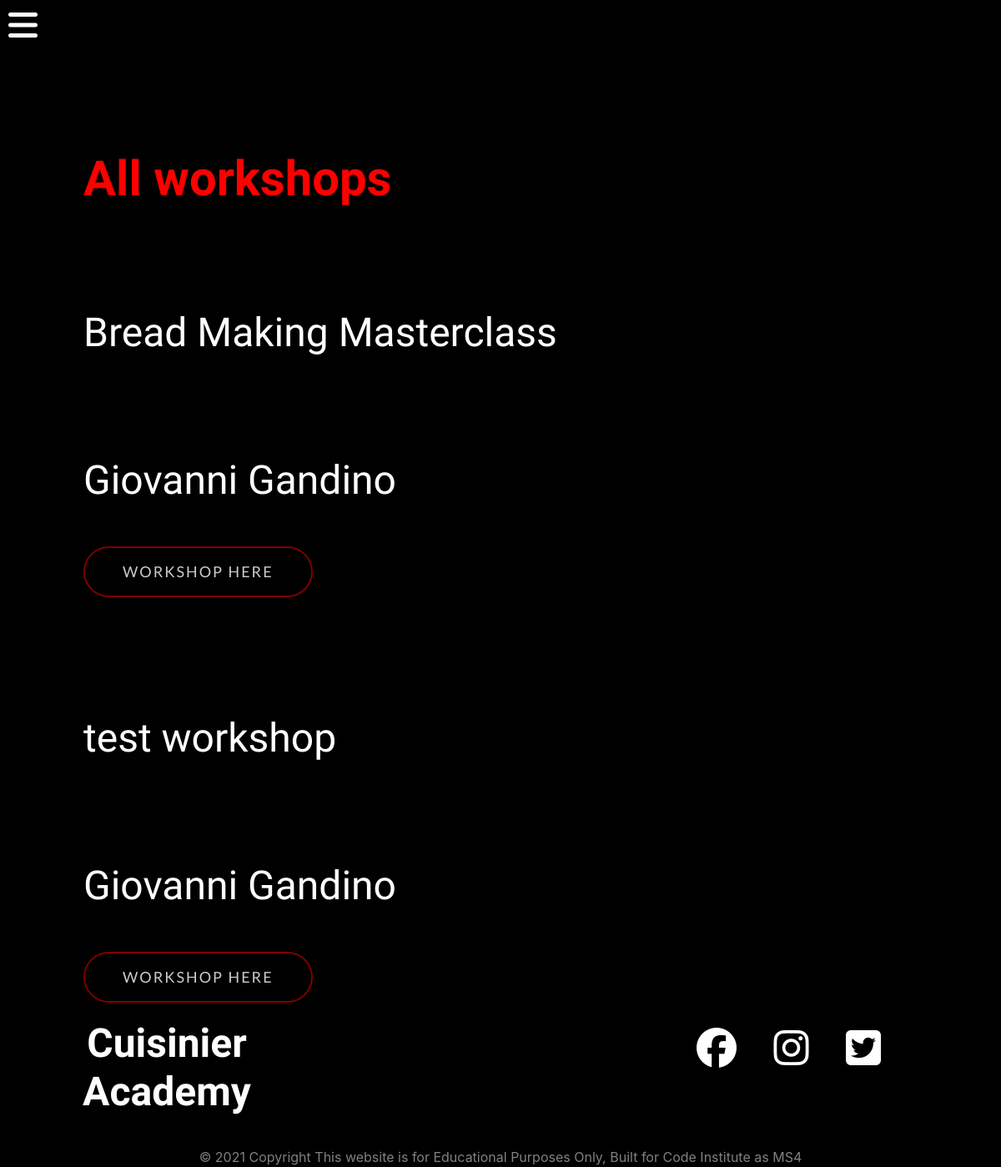
Page /workshops/ on the committed database.
### workshops/models.py (models this page shows, shortened)
class Workshop(models.Model):
    title = models.CharField(max_length=100)
    sub_title = models.CharField(max_length=200)
    description = models.TextField(blank=True)
    expert = models.ForeignKey(Expert,default=None, on_delete=models.DO_NOTHING)
    main_img = models.ImageField(null=True, blank=True) # upload file path
    image_1 = models.ImageField(null=True, blank=True)
    image_2 = models.ImageField(null=True, blank=True)
    image_3 = models.ImageField(null=True, blank=True)
    agenda_day_1 = models.TextField(null=True, blank=True)
    agenda_day_2 = models.TextField(null=True, blank=True)
    agenda_day_3 = models.TextField(null=True, blank=True)
    price = models.DecimalField(null=True, max_digits=6, decimal_places=2, blank=True)
    date = models.DateTimeField(default=datetime.now, blank=True)
    location = models.CharField(null=True, max_length=200)
    is_published = models.BooleanField(default=True)

### experts/models.py (models this page shows)
class Expert(models.Model):
    name = models.CharField(max_length=100)
    about = models.TextField(blank=True)
    profile_image = models.ImageField(null=True, blank=True)
    facbook_link = models.CharField(default='www.facebook.com', max_length=200)
    twitter_link = models.CharField(default='www.twitter.com', max_length=200)
    def __str__(self):
        return self.name

### workshops/views.py (the view)
# urls.py: path('workshops/', include('workshops.urls')),
def workshops(request):
    workshops = Workshop.objects.all()
    context = {
        'workshops': workshops,
    }
    return render(request, 'workshops/workshops.html', context)

### workshops/templates/workshops/workshops.html
{% extends "base.html" %}
{% load static %}
{% block content %}
    <h1 class="header-titile"> <span> All workshops</span></h1>
    {% if workshops %}
        {% for workshop in workshops %}
            <h2 class="header-titile">{{ workshop.title }}</h2>
            <h2 class="header-titile">{{ workshop.expert }}</h2>
            <a href="{% url 'workshop' workshop.id %}" class="btn btn-header">workshop here</a>
        {% endfor %}
        {% endif %}
{% endblock %}

### static/css/base.css (style rules this page uses)
body { background-color: black; }
.header-titile { margin: 120px 330px 20px 100px; color: white; font-size: 48px; font-family: 'flamenco', sans-serif; justify-content: left; }
.header-titile span { color: red; font-size: 58px; font-weight: bold; }
.btn-header { margin: 30px 20px 20px 100px ; color: rgba(255, 255, 255, 0.8) ; border: 2px solid; border-color: rgba(255, 0, 0, 0.5); border-radius: 300px; letter-spacing: 2px; text-transform: uppercase; font-size: 18px; font-family: 'Lato', sans-serif; padding: 15px 45px; }

### rows in the picture
Workshop: title "Bread Making Masterclass", expert "Giovanni Gandino"
Workshop: title "test workshop", expert "Giovanni Gandino"
